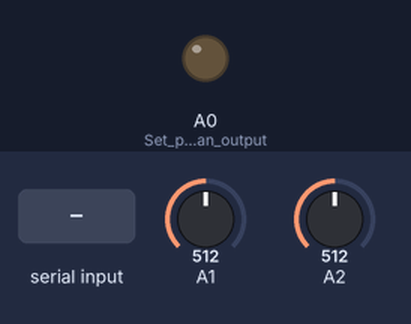
Simulated run of this sketch. Board: Arduino Uno, built with avr-gcc and run on an emulated ATmega328P. Shown: output pins drawn as LEDs (lit = HIGH). Inputs (shaded band) come from the test bench; at power-on: A1 = 512, A2 = 512. What the sketch prints to the serial monitor is not drawn.

Above: at 1.2 s.
1.3 s: "90,45\n" received over Serial
At 1.7 s:
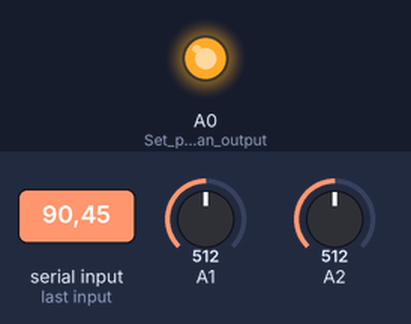
Timing chart, 0 to 4.3 s (numbered marks = the images above; inputs shaded):
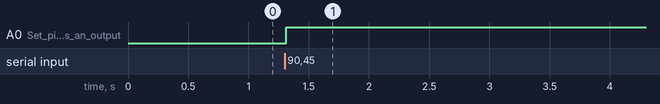

The sketch:

lowLevelEnv.ino
```cpp
float inputValue = 0.0; // Used to store the floating-point number received from the Raspberry Pi
int outputValue = 0; // Used to store the converted analog output value

void setup() {
  Serial.begin(115200); // Start serial communication with a baud rate of 115200
  pinMode(A0, OUTPUT); // Set pin A0 as an output
}

void loop() {
  if (Serial.available() > 0) { // Check if there is data available to read from the serial port
    inputValue = Serial.parseFloat(); // Read serial data and convert it to a floating-point number
    if (Serial.read() == '\n') { // Check for the end-of-data marker (newline character)
      outputValue = mapFloatToPWM(inputValue); // Map the floating-point number to a PWM value
      analogWrite(A0, outputValue); // Output the PWM signal to pin A0
    }
  }

  int analogInput1 = analogRead(A1); // Read the analog signal from pin A1
  int analogInput2 = analogRead(A2); // Read the analog signal from pin A2
  // Send the analog signal values from pins A1 and A2 back to the Raspberry Pi via serial, separated by a comma
  Serial.print(analogInput1);
  Serial.print(",");
  Serial.println(analogInput2);

  delay(10); // Simple delay to reduce data volume
}

// Custom function to map a floating-point number to the PWM output range (0-255)
// Assuming the input value range is -1.0 to 1.0
int mapFloatToPWM(float value) {
  return map(value * 100, -100, 100, 0, 255);
}
```

Measured:
- after the input at 1.3 s, A0 (Set_pin_A0_as_an_output): LOW → HIGH at once
